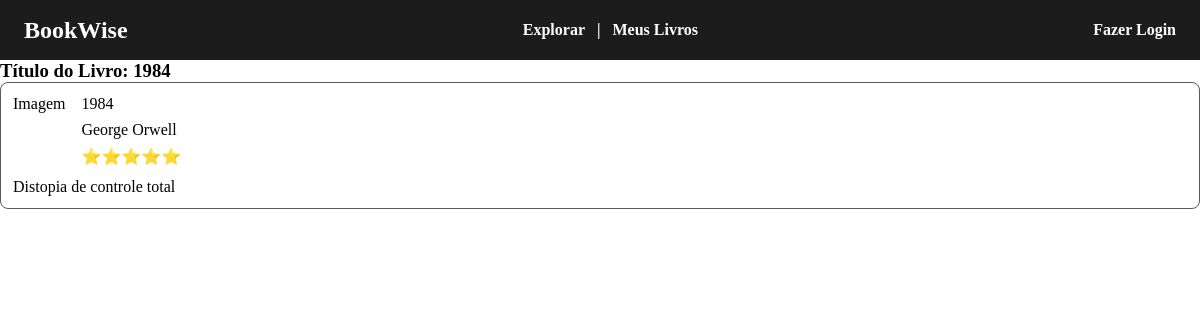
The app's page /livro?id=2 with its own data.
### tables this page shows
CREATE TABLE livros (
	id integer primary key,
  titulo varchar(255),
  autor varchar(100),
  descricao text,
  usuario_id integer,
  foreign key (usuario_id) references usuarios (id)
);

### helpers.php (called while the page is built, shortened)
<?php
function view($view, $data = []) {
    require_once "views/template/app.php";
}

### controllers/livro.controller.php (called while the page is built)
<?php
$livro = $DB->query(
        query: "SELECT * FROM livros WHERE id = :id ",
        class: Livro::class,
        params: ['id' => $_GET['id']]
    )->fetch();
view("livro", compact('livro'));

### routes.php (called while the page is built, shortened)
<?php
$controller = str_replace('/', '', parse_url($_SERVER["REQUEST_URI"], PHP_URL_PATH));
    require_once "controllers/{$controller}.controller.php";

### index.php (called while the page is built, shortened)
<?php
require_once "helpers.php";
$config = require_once "config.php";
require_once "database.php";
require_once "routes.php";

### config.php (called while the page is built)
<?php
return [
  "database" => [
      "sqlite" => [
          "driver" => "sqlite",
          "database" => "database.sqlite"
      ],
      "mysql" => [
          "driver" => "mysql",
          "host" => "localhost",
          "port" => "3306",
          "dbname" => "bookwise",
          "user" => "root",
      ]
  ]
];

### database.php (called while the page is built)
<?php
class DB {
    private $connect;
    public function __construct($config)
    {
        $this->connect = new PDO($this->getDsn($config));
    }
    private function getDsn($config) {
        $driver = $config["driver"];
        unset ($config["driver"]);
        $dsn = $driver . ":" . http_build_query($config, '', ';');
        if ($driver == "sqlite") {
            $dsn = $driver . ":" . $config["database"];
        }
        return $dsn;
    }
    public function query ($query, $class = null, $params = [])
    {
        $prepare = $this->connect->prepare($query);
        if ($class) {
            $prepare->setFetchMode(PDO::FETCH_CLASS, $class);
        }
        $prepare->execute($params);
        return $prepare;
    }
}
$DB = new DB($config['database']['sqlite']);

### views/livro.view.php (the view)
<h3>Título do Livro: <?= $livro->titulo ?></h3>
<div class="card">
    <div id="card-info">
        <div>Imagem</div>
        <div>
            <div><?= $livro->titulo ?></div>
            <div><?= $livro->autor ?></div>
            <div>⭐⭐⭐⭐⭐</div>
        </div>
    </div>
    <div id="card-description">
        <p><?= $livro->descricao ?></p>
    </div>
</div>

### styles.css (style rules this page uses)
* { margin: 0; padding: 0; box-sizing: border-box; }
.card { display: flex; flex-direction: column; border: 1px solid #5a5858; padding: 12px; border-radius: 8px; }
#card-info { display: flex; gap: 16px; }
#card-info div:nth-child(even) { display: flex; flex-direction: column; gap: 8px; }
#card-description { margin-top: 12px; }

### records on screen
livros: titulo "1984", autor "George Orwell", descricao "Distopia de controle total"
